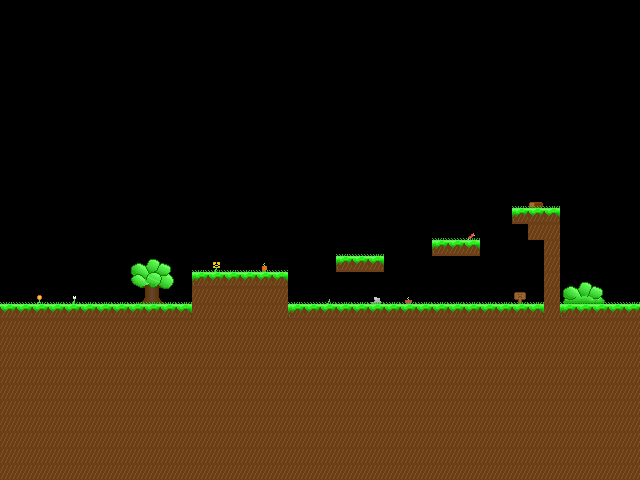

This is a level from a 2D game, rendered from its Tiled map with the project's own tilesets. A one-line summary and the map file follow, with tile-layer data summarised:
An orthogonal 40x30 tile map with 16x16 px tiles, 3 tile layers (back, dirt, grass) and 5 objects.

<map version="1.0" tiledversion="2018.04.18" orientation="orthogonal" renderorder="right-down" width="40" height="30" tilewidth="16" tileheight="16" infinite="0" nextobjectid="6">
 <tileset firstgid="1" source="../world.tsx" />
 <layer name="back" width="40" height="30">
  <properties>
   <property name="z" value="-1" />
  </properties>
  <data>[1200 cells, 25 non-empty, 25 distinct tile ids]</data>
 </layer>
 <layer name="dirt" width="40" height="30">
  <properties>
   <property name="z" value="-1" />
  </properties>
  <data>[1200 cells, 467 non-empty, 4 distinct tile ids]</data>
 </layer>
 <layer name="grass" width="40" height="30">
  <properties>
   <property name="z" value="1" />
  </properties>
  <data>[1200 cells, 48 non-empty, 3 distinct tile ids]</data>
 </layer>
 <objectgroup name="Enemies">
  <object id="4" x="96" y="288">
   <point />
  </object>
 </objectgroup>
 <objectgroup name="Collidables">
  <object id="1" x="0" y="304">
   <polygon points="0,0 192,0 192,-32 288,-32 288,0 544,0 544,-64 528,-64 528,-80 512,-80 512,-96 560,-96 560,0 640,0 640,176 0,176" />
  </object>
  <object id="2" x="336" y="256">
   <polygon points="0,0 48,0 48,16 0,16" />
  </object>
  <object id="3" x="432" y="240">
   <polygon points="0,0 48,0 48,16 0,16" />
  </object>
 </objectgroup>
 <objectgroup name="Events">
  <object id="5" x="560" y="0" width="16" height="480">
   <properties>
    <property name="type" value="loadnext" />
   </properties>
  </object>
 </objectgroup>
</map>
